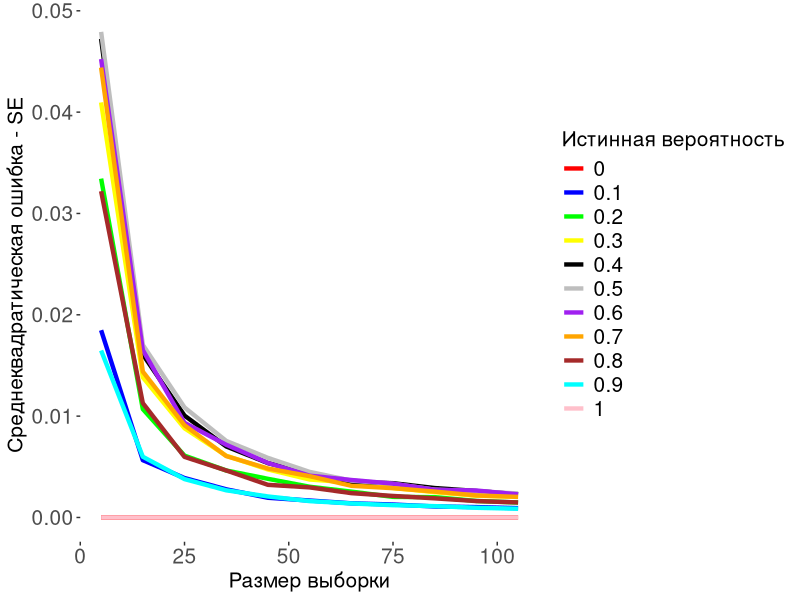

Reproduce this figure in R.
## ---- chunk 1
knitr::opts_chunk$set(echo = TRUE)

library(tidyverse)

theme_custom <- theme(
    panel.background = element_rect(fill = "white"),
    plot.title = element_text(size = 10, hjust = 0.5),
    plot.subtitle = element_text(size = 10, hjust = 0.5),
    strip.text = element_text(size = 15),
    axis.text = element_text(size = 15),
    axis.title = element_text(size = 15),
    legend.title = element_text(size = 15),
    legend.text = element_text(size = 15)
  )
## ---- chunk 2

true_p_values <- seq(0, 1, by = 0.1) 
n_patients_values <- seq(5, 105, by = 10)  

n_repeats <- 1000  

estimate_error <- function(n_patients, true_p, n_repeats) {
  outcomes <- replicate(n_repeats, {
    sample <- rbinom(n_patients, size = 1, prob = true_p)  
    sample_mean <- mean(sample)
    return(sample_mean)
  })

  se <- mean((outcomes - true_p)^2)
  return(se)
}

results <- data.frame(true_p = numeric(), n_patients = numeric(), se = numeric())


for (true_p in true_p_values) {
  for (n_patients in n_patients_values) {
    se <- estimate_error(n_patients, true_p, n_repeats)
    results <- rbind(results, data.frame(true_p = true_p, n_patients = n_patients, se = se))
  }
}


ggplot(results, aes(x = n_patients, 
                    y = se, 
                    color = as.factor(true_p))
       ) +
  geom_line(size = 1.5) +
  theme_custom +
scale_color_manual(
    values = c("red", "blue", "green", "yellow", "black", "grey", "purple", "orange", "brown", "cyan", "pink")
  ) +
  labs(
    x = "Размер выборки",
    y = "Среднеквадратическая ошибка - SE",
    color = "Истинная вероятность"
  )
